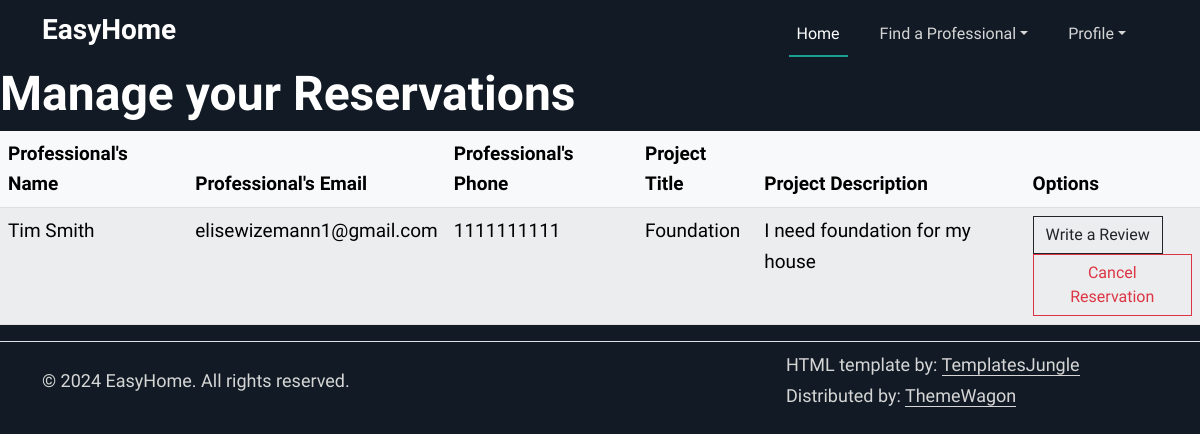
Page /manageReservations (signed in) on the earlier database version.
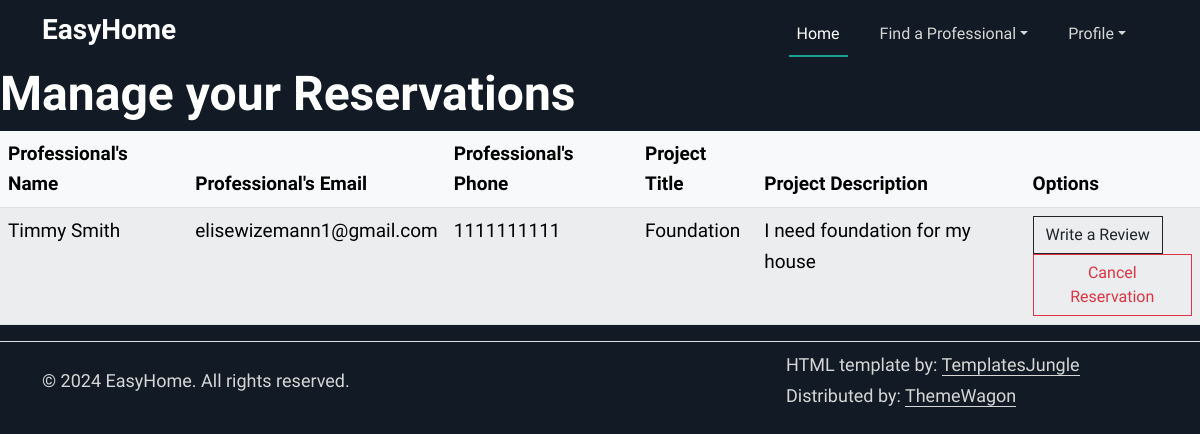
Same page on the later database version.
### tables this page shows
CREATE TABLE workDetails (
        id INTEGER PRIMARY KEY AUTOINCREMENT,
        work_name VARCHAR2(50),
        work_description VARCHAR2(100),
        user_id INTEGER NOT NULL,
        professional_id INTEGER NOT NULL,
        FOREIGN KEY (user_id) REFERENCES users(id),
        FOREIGN KEY (professional_id) REFERENCES professionals(id)
    );

CREATE TABLE users (
                id INTEGER PRIMARY KEY AUTOINCREMENT,
                first_name VARCHAR2(25) NOT NULL,
                middle_name VARCHAR2(15),
                last_name VARCHAR2(25) NOT NULL,
                gender CHAR(1) CHECK (gender IN ('M','F','O')) NOT NULL,
                phone_number VARCHAR2(12) NOT NULL,
                email VARCHAR2(50) NOT NULL,
                password VARCHAR2(50) NOT NULL,
                street_number VARCHAR2(10),
                street_name VARCHAR2(35),
                town VARCHAR2(30),
                state CHAR(2),
                zip_code NUMBER(5),
                user_type VARCHAR2(20) CHECK (user_type IN ('customer','professional')) DEFAULT 'customer'
            );

### app.py (the view)
@app.route("/manageReservations")
@login_required
def manageReservations():
    reserved = get_work_details_by_user(current_user.id)
    print(reserved)
    return render_template("manageReservations.html", reservations = reserved)

### app.py (called while the page is built)
@login_manager.user_loader
def load_user(user_id):
    try:
        conn = sqlite3.connect('database.db')
        conn.row_factory = sqlite3.Row
        c = conn.cursor()
        c.execute("SELECT * FROM users WHERE id = ?", (user_id,))
        user_row = c.fetchone()
        return User(user_row) if user_row else None
    except sqlite3.Error as e:
        print(f"Error retrieving user by ID: {e}")
        return None
    finally:
        if conn:
            conn.close()

### templates/manageReservations.html (shortened to what this page needs)
{%extends "base.html"%}
{%block content%}
<section id="start">
<div class="row">
    <h2>Manage your Reservations</h2>
    <div class="main">
    <table class="table table-striped table-light">
      <thead>
        <tr>
          <th scope="col">Professional's Name</th>
          <th scope="col">Professional's Email</th>
          <th scope="col">Professional's Phone</th>
          <th scope="col">Project Title</th>
          <th scope="col">Project Description</th>
          <th scope="col">Options</th>
        </tr>
      </thead>
      <tbody>
        {% for reserve in reservations %}
        <tr>
            <td>{{ reserve.first_name }} {{reserve.last_name}}</td>
            <td>{{ reserve.email}}</td>
            <td>{{ reserve.phone_number}}</td>
            <td>{{ reserve.work_name }}</td>
            <td>{{ reserve.work_description }}</td>
            <td>
                <a href="/submit_review/{{reserve.professional_primary_key}}" class="btn btn-outline-dark">Write a Review</a>
                <form action="{{ url_for('cancel_reservation') }}" method="post">
                  <button onclick="return confirm('Are you sure to delete this reservation?')" type="submit" class="btn btn-outline-danger">
                      Cancel Reservation
                  </button>
              </form>
            </td>
        </tr>
        {% endfor %}
    </tbody>
    </table>
  </div>
  </section>
{%endblock%}

Differences in the rows shown:
changed through a linked row, workDetails "Foundation": first_name "Tim" → "Timmy"
